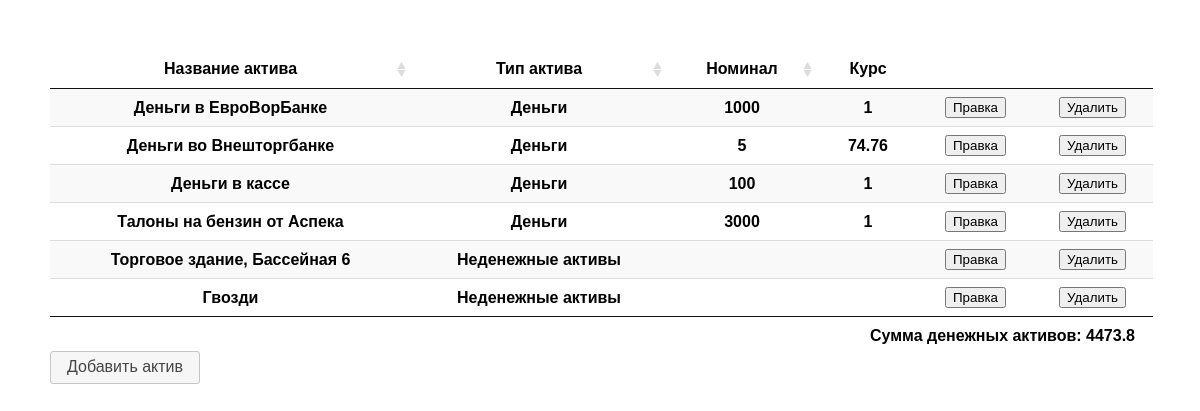
The page / on the database its author committed.
### tables this page shows
CREATE TABLE `assets` (
  `id` int(11) NOT NULL,
  `name` text NOT NULL,
  `type_asset` int(11) NOT NULL,
  `id_asset` int(11) DEFAULT NULL
);

CREATE TABLE `types_asset` (
  `id` int(11) NOT NULL,
  `name` text NOT NULL,
  `table_name` text NOT NULL
);

CREATE TABLE `money` (
  `id` int(11) NOT NULL,
  `par` float NOT NULL,
  `currency_id` int(11) NOT NULL,
  `bank_name` text NOT NULL,
  `acc_number` text NOT NULL
);

CREATE TABLE `currency` (
  `id` int(11) NOT NULL,
  `name` text NOT NULL,
  `coeff` float NOT NULL
);

### index.php (called while the page is built, shortened)
<?
$link = mysqli_connect("test", "test", "test");
mysqli_select_db($link,"test");
$sql = "SELECT a.id, a.name, a.type_asset, a.id_asset, ta.name `type_asset_name`, m.par, c.coeff FROM `assets` a INNER JOIN `types_asset` ta ON ta.id = a.type_asset LEFT JOIN `money` m ON m.id = a.id_asset AND a.type_asset = 1 LEFT JOIN `currency` c ON m.currency_id = c.id";
$result = mysqli_query($link, $sql);
$summ = 0;
while ($row = mysqli_fetch_assoc($result)) {
    $arResult[] = $row;
    $summ = $summ + $row["par"] * $row["coeff"];
}
include 'template.php';
?>

### template.php (the view, shortened to what this page needs)
<!DOCTYPE html>
<html>
	<head>
  		<link rel="stylesheet" type="text/css" href="jqueryui/jquery-ui.min.css"/>
  		<link rel="stylesheet" type="text/css" href="DataTables/datatables.min.css"/>
 	</head>
 	<body>
		<table id="table_id" class="display">
		    <thead>
		        <tr>
		            <?foreach ($arResult[0] as $key => $value) {
		            	echo "<th>".$key."</th>";
		        	}
		        	echo "<th></th>";
		        	echo "<th></th>";?>
		        </tr>
		    </thead>
		    <tbody>
		        <?foreach ($arResult as $record) {
		            echo "<tr>";
		            foreach ($record as $key => $value) {
		            	echo "<th>".$value."</th>";
		            }
		            echo "<th><button class=\"asset-edit\" value=\"".$record["id"]."\">Правка</button></th>";
		            echo "<th><button type=\"submit\" name=\"id\" class=\"asset-remove\" value=\"".$record["id"]."\">Удалить</button></th>";
		            echo "</tr>";
		        	}?>
		    </tbody>
		   	<tfoot>
	            <tr>
	                <th colspan="9" style="text-align:right">Сумма денежных активов: <?=$summ?></th>
	            </tr>
	        </tfoot>
		</table>
		<button id="add-asset">Добавить актив</button>
	</body>
</html>

### template.php (style rules this page uses)
body { font-family: "Trebuchet MS", sans-serif; margin: 50px; }

### rows shown on the page
assets: name "Деньги в ЕвроВорБанке", types_asset.name "Деньги", money.par "1000", currency.coeff "1"
assets: name "Деньги во Внешторгбанке", types_asset.name "Деньги", money.par "5", currency.coeff "74.76", $record["id"] 2 (drawn)
assets: name "Деньги в кассе", types_asset.name "Деньги", money.par "100", currency.coeff "1", $record["id"] 3 (drawn)
assets: name "Талоны на бензин от Аспека", types_asset.name "Деньги", money.par "3000", currency.coeff "1", $record["id"] 4 (drawn)
assets: name "Торговое здание, Бассейная 6", types_asset.name "Неденежные активы", $record["id"] 5 (drawn)
assets: name "Гвозди", types_asset.name "Неденежные активы", $record["id"] 6 (drawn)

### other values the page prints
$summ "4473.8"
